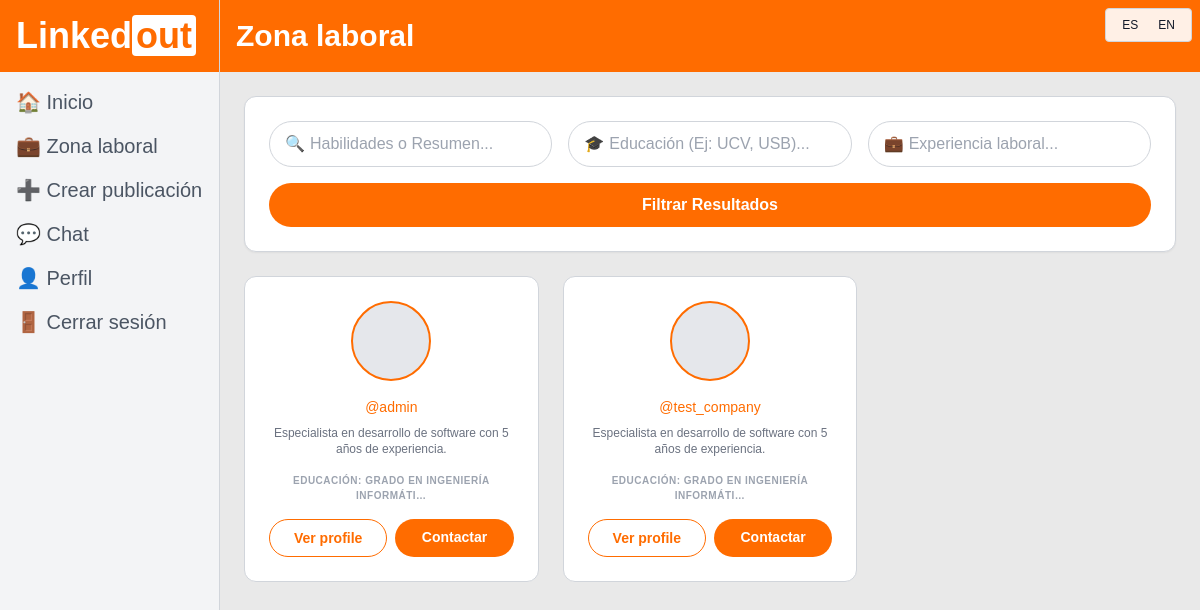
The app's page /search-professionals/ (signed in) with its own data.
### apps/linkedout/models.py (models this page shows, shortened)
class Profile(models.Model):
    user = models.OneToOneField(User,
                                on_delete=models.CASCADE,
                                related_name='profile')
    PROFESSIONAL = 'professional'
    COMPANY = 'company'
    USER_TYPE_CHOICES = [
        (PROFESSIONAL, ('Profesional')),
        (COMPANY, ('Empresa')),
    ]
    user_type = models.CharField(max_length=20,
                                 choices=USER_TYPE_CHOICES,
                                 default=PROFESSIONAL)
    professional_summary = models.TextField(null=True, blank=True)
    education = models.TextField(null=True, blank=True)
    experience = models.TextField(null=True, blank=True)

### apps/linkedout/views.py (the view, shortened to what this page needs)
# urls.py: path('search-professionals/', views.search_professionals, name='search_professionals'),
def search_professionals(request):
    summary = request.GET.get('summary', '')
    education = request.GET.get('education', '')
    experience = request.GET.get('experience', '')
    professionals = Profile.objects.filter(user_type=Profile.PROFESSIONAL)
    context = {
        'page_title': _('Zona laboral'),
        'professionals': professionals,
        'show_bottom_nav': True,
    }
    return render(request, 'search_professionals.html', context)

### apps/linkedout/templates/search_professionals.html (shortened to what this page needs)
{% extends 'base.html' %}
{% load i18n static %}
{% block content %}
<div class="max-w-6xl mx-auto space-y-6">
    <section class="bg-white p-6 rounded-xl border border-gray-300 shadow-sm">
        <form method="GET" action="{% url 'search_professionals' %}" class="space-y-4">
            <div class="grid grid-cols-1 md:grid-cols-3 gap-4">
                <div class="relative w-full">
                    <span class="absolute left-4 top-1/2 -translate-y-1/2 text-gray-400">🔍</span>
                    <input type="text" name="summary" value="{{ request.GET.summary }}"
                        placeholder="{% trans 'Habilidades o Resumen...' %}"
                        class="w-full pl-10 pr-4 py-2.5 border border-gray-300 rounded-full focus:border-linkedout-orange focus:ring-1 focus:ring-linkedout-orange outline-none">
                </div>
                <div class="relative w-full">
                    <span class="absolute left-4 top-1/2 -translate-y-1/2 text-gray-400">🎓</span>
                    <input type="text" name="education" value="{{ request.GET.education }}"
                        placeholder="{% trans 'Educación (Ej: UCV, USB)...' %}"
                        class="w-full pl-10 pr-4 py-2.5 border border-gray-300 rounded-full focus:border-linkedout-orange focus:ring-1 focus:ring-linkedout-orange outline-none">
                </div>
                <div class="relative w-full">
                    <span class="absolute left-4 top-1/2 -translate-y-1/2 text-gray-400">💼</span>
                    <input type="text" name="experience" value="{{ request.GET.experience }}"
                        placeholder="{% trans 'Experiencia laboral...' %}"
                        class="w-full pl-10 pr-4 py-2.5 border border-gray-300 rounded-full focus:border-linkedout-orange focus:ring-1 focus:ring-linkedout-orange outline-none">
                </div>
            </div>
            <button type="submit" name="search_btn"
                class="w-full bg-linkedout-orange text-white font-bold py-2.5 rounded-full hover:opacity-90 transition-opacity">
                {% trans "Filtrar Resultados" %}
            </button>
        </form>
    </section>
    <div class="grid grid-cols-1 sm:grid-cols-2 lg:grid-cols-3 gap-6">
        {% for profile in professionals %}
        <div class="bg-white border border-gray-300 rounded-xl p-6 text-center hover:shadow-md transition-shadow">
            <div class="w-20 h-20 bg-gray-200 rounded-full mx-auto mb-4 border-2 border-linkedout-orange flex items-center justify-center">
            </div>
            <p class="text-sm text-linkedout-orange font-medium mb-2">@{{ profile.user.username }}</p>
            <p class="text-xs text-gray-500 mb-4 line-clamp-2">
                {{ profile.professional_summary|default:_("Sin resumen profesional disponible.") }}
            </p>
            <div class="text-[10px] text-gray-400 mb-4 uppercase tracking-wider font-bold">
                {% trans "Educación" %}: {{ profile.education|truncatechars:30|default:_("No especificada") }}
            </div>
            <div class="grid grid-cols-2 gap-2 mt-auto">
                <a href="{% url 'profile' %}"
                   class="text-sm font-bold border border-linkedout-orange text-linkedout-orange py-2 rounded-full hover:bg-orange-50 transition-colors block text-center">
                    {% trans "Ver profile" %}
                </a>
                <a href="{% url 'messages' %}" class="text-sm font-bold bg-linkedout-orange text-white py-2 rounded-full hover:opacity-90 transition-opacity block text-center">
                    {% trans "Contactar" %}
                </a>
            </div>
        </div>
        {% endfor %}
    </div>
</div>
{% endblock %}

### records on screen
Profile: user.username "admin", professional_summary "Especialista en desarrollo de software con 5 años de experiencia.", education "GRADO EN INGENIERÍA INFORMÁTI…"
Profile: user.username "test_company", professional_summary "Especialista en desarrollo de software con 5 años de experiencia.", education "GRADO EN INGENIERÍA INFORMÁTI…"

### other values on screen
{{ topbar_title }} "Zona laboral"
